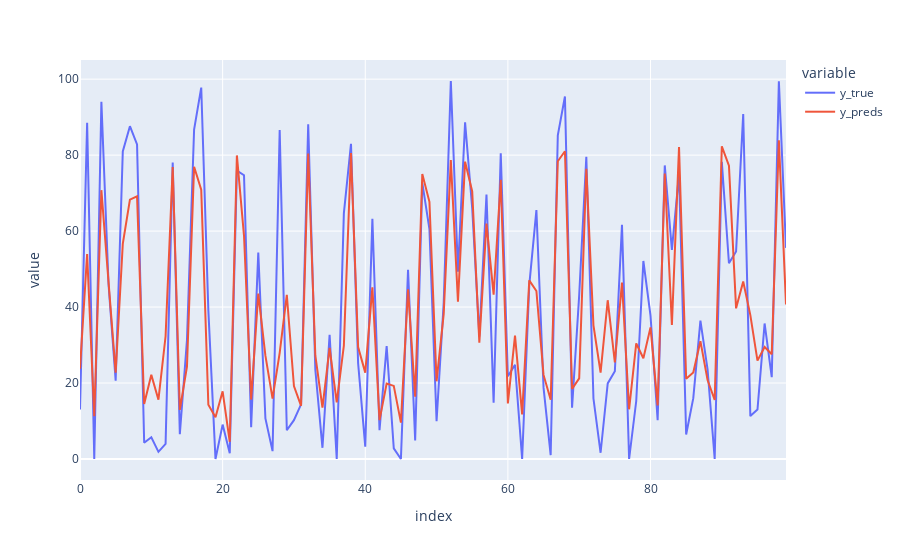

The code cell stored with this chart in its notebook:
### Code cell
import plotly.express as px

df = pd.DataFrame({"y_true": y_true, "y_preds": y_preds}).head(100)
fig = px.line(df, y=["y_true", "y_preds"], title="")
fig.show()
